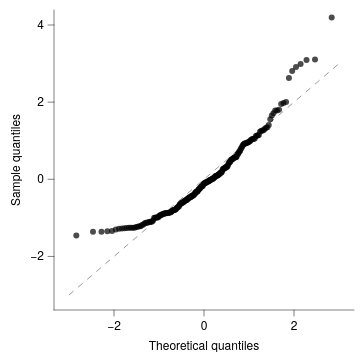

This figure's Vega-Lite source:
### Vega-Lite specification from a JSON file in a GitHub repository (floating-point values rounded to 4 significant figures; data arrays with more than 128 entries replaced by an {"elided": "..."} marker saying what was removed)
{"background": null, "config": {"arc": {"fill": "#DBDBDB", "fillOpacity": 1.0, "innerRadius": 37.5, "padAngle": 0.03, "stroke": "black", "strokeOpacity": 1, "strokeWidth": 0.25}, "area": {"fill": "#DBDBDB", "fillOpacity": 1.0, "stroke": "black", "strokeOpacity": 1, "strokeWidth": 0.25}, "axis": {"domain": true, "domainCap": "round", "domainColor": "black", "domainWidth": 0.25, "grid": false, "gridCap": "round", "gridColor": "#F1F1F1", "gridDash": [0, 0], "gridOpacity": 1.0, "gridWidth": 0.25, "labelColor": "black", "labelFont": "Helvetica Neue, HelveticaNeue, Helvetica, Arial, sans-serif", "labelFontSize": 6, "labelFontStyle": "normal", "labelFontWeight": 400, "offset": 0, "ticks": true, "tickCap": "round", "tickColor": "black", "tickRound": false, "tickSize": 3, "tickWidth": 0.25, "titleColor": "black", "titleFont": "Helvetica Neue, HelveticaNeue, Helvetica, Arial, sans-serif", "titleFontSize": 6, "titleFontStyle": "normal", "titleFontWeight": 400}, "axisX": {"domain": true, "labelAlign": "center", "labelAngle": 0, "labels": true, "ticks": true, "translate": 0}, "axisY": {"domain": true, "labelAlign": "right", "labelAngle": 0, "labels": true, "ticks": true, "translate": 0}, "axisRight": {"domain": true, "labelAlign": "left", "labelAngle": 0, "labels": true, "ticks": true, "translate": 0}, "axisTop": {"domain": true, "labelAlign": "center", "labelAngle": 0, "labels": true, "ticks": true, "translate": 0}, "axisBand": {"tickOffset": 0}, "bar": {"fill": "#DBDBDB", "fillOpacity": 1.0, "stroke": "black", "strokeOpacity": 1, "strokeWidth": 0.25}, "boxplot": {"size": 13.5, "ticks": {"cornerRadius": 0.25, "fill": "black", "opacity": 1, "size": 6.75, "thickness": 0.25}, "box": {"fillOpacity": 1.0, "stroke": "black", "strokeOpacity": 1, "strokeWidth": 0.25}, "median": {"cornerRadius": 0, "fill": "black", "fillOpacity": 1.0, "opacity": 1, "size": 13.5, "thickness": 0.25}, "rule": {"fill": "black", "fillOpacity": 1.0, "size": 15.0, "stroke": "black", "strokeDash": [0, 0], "strokeOpacity": 1, "strokeWidth": 0.25}, "outliers": {"color": "black", "fill": "black", "fillOpacity": 1.0, "size": 0, "stroke": "black", "strokeOpacity": 1, "strokeWidth": 0.25}}, "circle": {"fill": "black", "fillOpacity": 1.0, "size": 1.875, "stroke": null, "strokeOpacity": 1, "strokeWidth": 0.25}, "errorband": {"band": {"fillOpacity": 0.6, "stroke": null, "strokeWidth": 0.25, "strokeOpacity": 1}, "borders": {"opacity": 0, "strokeOpacity": 1, "strokeWidth": 0.25}}, "errorbar": {"opacity": 1, "rule": {"strokeDash": [0, 0], "strokeWidth": 0.25}, "ticks": {"color": "black", "cornerRadius": 0.125, "opacity": 1, "size": 9.0, "thickness": 0.25}, "thickness": 0.25}, "font": "Helvetica Neue, HelveticaNeue, Helvetica, Arial, sans-serif", "geoshape": {"fill": "#DBDBDB", "fillOpacity": 1.0, "stroke": "black", "strokeOpacity": 1, "strokeWidth": 0.25}, "header": {"labelColor": "black", "labelFont": "Helvetica Neue, HelveticaNeue, Helvetica, Arial, sans-serif", "labelFontSize": 6, "labelFontStyle": "normal", "labelFontWeight": 400, "titleColor": "black", "titleFont": "Helvetica Neue, HelveticaNeue, Helvetica, Arial, sans-serif", "titleFontSize": 6, "titleFontStyle": "normal", "titleFontWeight": 400, "titlePadding": 0}, "legend": {"disable": false, "offset": 4.5, "titlePadding": 4, "labelOffset": 2, "gradientLabelOffset": 2, "columnPadding": 4, "rowPadding": 2, "gradientLength": 75.0, "gradientThickness": 7.5, "gradientOpacity": 1.0, "gradientStrokeColor": "black", "gradientStrokeWidth": 0.25, "labelColor": "black", "labelFont": "Helvetica Neue, HelveticaNeue, Helvetica, Arial, sans-serif", "labelFontSize": 6, "labelFontStyle": "normal", "labelFontWeight": 400, "strokeColor": "black", "strokeWidth": 0, "symbolSize": 36, "symbolStrokeColor": "black", "symbolStrokeWidth": 0.25, "titleColor": "black", "titleFont": "Helvetica Neue, HelveticaNeue, Helvetica, Arial, sans-serif", "titleFontSize": 6, "titleFontStyle": "normal", "titleFontWeight": 400}, "line": {"color": "black", "stroke": "black", "strokeCap": "butt", "strokeDash": [0, 0], "strokeOpacity": 1, "strokeWidth": 0.5}, "point": {"filled": true, "fill": "#DBDBDB", "fillOpacity": 1.0, "size": 7.5, "stroke": "black", "strokeOpacity": 1, "strokeWidth": 0.25}, "range": {"category": ["#B2B2B2", "#4A7CD3", "#008542", "#664CAF", "#509F98", "#636363", "#284F93", "#005226", "#382864", "#285753"], "diverging": {"scheme": ["#443E60", "#5F597E", "#7C759B", "#9994B6", "#B7B4CC", "#D6D5DC", "#F6F6F6", "#D1DAD9", "#A4C2BF", "#7AA9A4", "#578E89", "#37736E", "#1B5954"]}, "heatmap": {"scheme": ["#440154", "#472270", "#433E82", "#38598C", "#2C728E", "#238A8D", "#24A086", "#39B578", "#5DC862", "#96D646", "#CAE02D", "#FDE724"]}, "ordinal": {"scheme": ["#F1F1F1", "#DBDBDB", "#C6C6C6", "#B2B2B2", "#9D9D9D", "#898989", "#767676", "#636363", "#515151", "#404040", "#2F2F2F", "#1F1F1F"]}, "ramp": {"scheme": ["#440154", "#472270", "#433E82", "#38598C", "#2C728E", "#238A8D", "#24A086", "#39B578", "#5DC862", "#96D646", "#CAE02D", "#FDE724"]}}, "rule": {"color": "black", "stroke": "black", "strokeCap": "round", "strokeDash": [2, 2], "strokeOpacity": 1, "strokeWidth": 0.25}, "scale": {"barBandPaddingInner": 0.1, "rectBandPaddingInner": 0, "tickBandPaddingInner": 0.1, "bandPaddingOuter": 0.1, "bandWithNestedOffsetPaddingInner": 0.2, "bandWithNestedOffsetPaddingOuter": 0.2, "offsetBandPaddingInner": 0, "offsetBandPaddingOuter": 0, "continuousPadding": 7.5, "round": false}, "rect": {"fill": "#DBDBDB", "fillOpacity": 1.0, "stroke": "black", "strokeOpacity": 1, "strokeWidth": 0.25}, "square": {"fill": "#DBDBDB", "fillOpacity": 1.0, "size": 15.0, "stroke": "black", "strokeOpacity": 1, "strokeWidth": 0.25}, "text": {"color": "black", "font": "Helvetica Neue, HelveticaNeue, Helvetica, Arial, sans-serif", "fontSize": 6, "fontStyle": "normal", "fontWeight": 400}, "tick": {"color": "black", "cornerRadius": 0.125, "opacity": 1.0, "size": 13.5, "thickness": 0.25}, "title": {"anchor": "middle", "frame": "group", "color": "black", "font": "Helvetica Neue, HelveticaNeue, Helvetica, Arial, sans-serif", "fontSize": 6, "fontStyle": "normal", "fontWeight": 400, "subtitleColor": "black", "subtitleFont": "Helvetica Neue, HelveticaNeue, Helvetica, Arial, sans-serif", "subtitleFontSize": 6, "subtitleFontStyle": "normal", "subtitleFontWeight": 400}, "trail": {"color": "black", "opacity": 1, "size": 0.5}, "view": {"continuousWidth": 150, "continuousHeight": 150, "discreteWidth": 150, "discreteHeight": 150, "fill": null, "stroke": null, "strokeWidth": 0.25}}, "layer": [{"data": {"name": "data-7ab47033c4fd7b2db19c4791ae4917c2"}, "mark": {"type": "line", "color": "gray", "opacity": 0.8, "strokeDash": [3, 3]}, "encoding": {"x": {"field": "q", "type": "quantitative", "scale": {"nice": false}}, "y": {"field": "q", "type": "quantitative", "scale": {"nice": false}}}}, {"data": {"name": "data-60e32e7209cba04fbb8cf2a463427107"}, "mark": {"type": "circle", "opacity": 0.7, "size": 9}, "encoding": {"x": {"field": "theo", "scale": {"domain": [-3, 3], "nice": false}, "title": "Theoretical quantiles", "type": "quantitative"}, "y": {"field": "samp", "scale": {"domain": [-3, 4], "nice": false}, "title": "Sample quantiles", "type": "quantitative"}}}], "$schema": "https://vega.github.io/schema/vega-lite/v6.4.1.json", "datasets": {"data-7ab47033c4fd7b2db19c4791ae4917c2": [{"q": -3.0}, {"q": 3.0}], "data-60e32e7209cba04fbb8cf2a463427107": {"elided": "220 records"}}}
